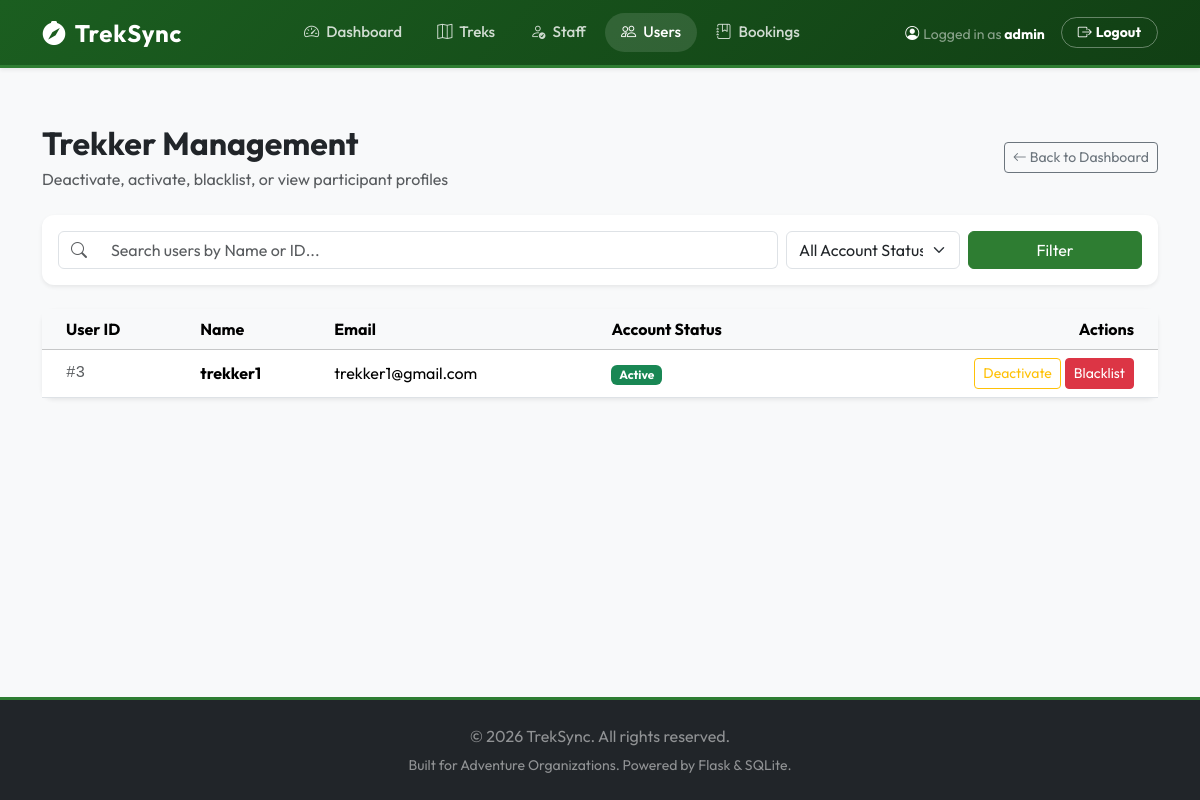
The app's page /admin/users (signed in) with its own data.
### models.py (models this page shows, shortened)
class User(db.Model, UserMixin):
    __tablename__ = 'user'
    id = db.Column(db.Integer, primary_key=True)
    username = db.Column(db.String(80), unique=True, nullable=False)
    email = db.Column(db.String(120), unique=True, nullable=False)
    password_hash = db.Column(db.String(255), nullable=False)
    role = db.Column(db.String(20), nullable=False)  # 'admin', 'staff', 'trekker'
    is_active = db.Column(db.Boolean, default=True)  # Admin can deactivate
    is_blacklisted = db.Column(db.Boolean, default=False)  # Admin can blacklist
    profile = db.relationship('StaffProfile', back_populates='user', uselist=False, cascade="all, delete-orphan")
    bookings = db.relationship('Booking', back_populates='user', cascade="all, delete-orphan")
    assigned_treks = db.relationship('Trek', back_populates='staff', foreign_keys='Trek.staff_id')

### app.py (the view)
@app.route('/admin/users')
@login_required
@admin_required
def admin_users():
    search_query = request.args.get('q', '').strip()
    filter_status = request.args.get('status', '').strip()
    query = User.query.filter_by(role='trekker')
    if search_query:
        if search_query.isdigit():
            query = query.filter((User.username.like(f"%{search_query}%")) | (User.id == int(search_query)))
        else:
            query = query.filter(User.username.like(f"%{search_query}%"))
    if filter_status == 'active':
        query = query.filter(User.is_active == True, User.is_blacklisted == False)
    elif filter_status == 'deactivated':
        query = query.filter(User.is_active == False, User.is_blacklisted == False)
    elif filter_status == 'blacklisted':
        query = query.filter(User.is_blacklisted == True)
    users = query.all()
    return render_template('admin/users.html', users=users, search_query=search_query, filter_status=filter_status)

### app.py (called while the page is built)
@login_manager.user_loader
def load_user(user_id):
    return User.query.get(int(user_id))

def admin_required(f):
    @wraps(f)
    def decorated_function(*args, **kwargs):
        if not current_user.is_authenticated or current_user.role != 'admin':
            flash('Access denied. Admin role required.', 'error')
            return redirect(url_for('home'))
        return f(*args, **kwargs)
    return decorated_function

### templates/admin/users.html (shortened to what this page needs)
{% extends "base.html" %}
{% block content %}
<div class="container">
    <div class="d-flex flex-column flex-md-row justify-content-between align-items-md-center gap-3 mb-4">
        <div>
            <h1 class="h2 fw-bold mb-1">Trekker Management</h1>
            <p class="text-muted mb-0">Deactivate, activate, blacklist, or view participant profiles</p>
        </div>
        <a href="{{ url_for('admin_dashboard') }}" class="btn btn-outline-secondary btn-sm align-self-start align-self-md-center">
            <i class="bi bi-arrow-left"></i> Back to Dashboard
        </a>
    </div>
    <div class="card border-0 shadow-sm mb-4">
        <div class="card-body p-3">
            <form action="{{ url_for('admin_users') }}" method="GET" class="row g-2 align-items-center">
                <div class="col-md-8">
                    <div class="input-group">
                        <span class="input-group-text bg-white"><i class="bi bi-search text-muted"></i></span>
                        <input type="text" name="q" class="form-control border-start-0" placeholder="Search users by Name or ID..." value="{{ search_query }}">
                    </div>
                </div>
                <div class="col-md-2">
                    <select name="status" class="form-select">
                        <option value="">All Account Statuses</option>
                    </select>
                </div>
                <div class="col-md-2">
                    <button type="submit" class="btn btn-success w-100">Filter</button>
                </div>
            </form>
        </div>
    </div>
    <div class="card border-0 shadow-sm">
        <div class="card-body p-0">
            {% if users %}
                <div class="table-responsive">
                    <table class="table table-hover align-middle mb-0">
                        <thead class="table-light">
                            <tr>
                                <th class="ps-4">User ID</th>
                                <th>Name</th>
                                <th>Email</th>
                                <th>Account Status</th>
                                <th class="text-end pe-4">Actions</th>
                            </tr>
                        </thead>
                        <tbody>
                            {% for user in users %}
                                <tr>
                                    <td class="ps-4 font-monospace text-muted">#{{ user.id }}</td>
                                    <td>
                                        <div class="fw-bold">{{ user.username }}</div>
                                    </td>
                                    <td>{{ user.email }}</td>
                                    <td>
                                        {% if user.is_blacklisted %}
                                            <span class="badge bg-danger">Blacklisted</span>
                                        {% elif not user.is_active %}
                                            <span class="badge bg-secondary">Deactivated</span>
                                        {% else %}
                                            <span class="badge bg-success">Active</span>
                                        {% endif %}
                                    </td>
                                    <td class="text-end pe-4">
                                        <div class="d-flex justify-content-end gap-1">
                                            {% if user.is_active and not user.is_blacklisted %}
                                                <form action="{{ url_for('admin_toggle_user_active', user_id=user.id) }}" method="POST" class="d-inline">
                                                    <button type="submit" class="btn btn-sm btn-outline-warning">Deactivate</button>
                                                </form>
                                                <form action="{{ url_for('admin_blacklist_user', user_id=user.id) }}" method="POST" class="d-inline" onsubmit="return confirm('Blacklist this trekker? They will be locked out and cannot log in.');">
                                                    <button type="submit" class="btn btn-sm btn-danger">Blacklist</button>
                                                </form>
                                            {% elif not user.is_active and not user.is_blacklisted %}
                                                <form action="{{ url_for('admin_toggle_user_active', user_id=user.id) }}" method="POST" class="d-inline">
                                                    <button type="submit" class="btn btn-sm btn-success">Activate</button>
                                                </form>
                                            {% else %}
                                                <form action="{{ url_for('admin_unblacklist_user', user_id=user.id) }}" method="POST" class="d-inline">
                                                    <button type="submit" class="btn btn-sm btn-outline-success">Remove Blacklist</button>
                                                </form>
                                            {% endif %}
                                        </div>
                                    </td>
                                </tr>
                            {% endfor %}
                        </tbody>
                    </table>
                </div>
            {% else %}
                <div class="p-5 text-center text-muted">
                    <i class="bi bi-people fs-1 mb-2 d-block"></i>
                    No users found matching the criteria.
                </div>
            {% endif %}
        </div>
    </div>
</div>
{% endblock %}

### templates/base.html (shortened to what this page needs)
<!DOCTYPE html>
<html lang="en">
<head>
    <link href="https://cdn.jsdelivr.net/npm/bootstrap@5.3.2/dist/css/bootstrap.min.css" rel="stylesheet">
    <link href="https://cdn.jsdelivr.net/npm/bootstrap-icons@1.11.1/font/bootstrap-icons.css" rel="stylesheet">
    <link rel="stylesheet" href="{{ url_for('static', filename='css/style.css') }}">
</head>
<body class="bg-light">
    <nav class="navbar navbar-expand-lg navbar-dark navbar-custom shadow-sm">
        <div class="container">
            <a class="navbar-brand d-flex align-items-center" href="{{ url_for('home') }}">
                <i class="bi bi-compass-fill me-2 fs-4 text-white"></i>
                <span class="fw-bold tracking-wide">TrekSync</span>
            </a>
            <div class="collapse navbar-collapse" id="navbarNav">
                <ul class="navbar-nav mx-auto align-items-center">
                    {% if current_user.is_authenticated %}
                        {% if current_user.role == 'admin' %}
                            <li class="nav-item">
                                <a class="nav-link {% if request.path == url_for('admin_dashboard') %}active{% endif %}" href="{{ url_for('admin_dashboard') }}">
                                    <i class="bi bi-speedometer2"></i> Dashboard
                                </a>
                            </li>
                            <li class="nav-item">
                                <a class="nav-link {% if request.path == url_for('admin_treks') %}active{% endif %}" href="{{ url_for('admin_treks') }}">
                                    <i class="bi bi-map"></i> Treks
                                </a>
                            </li>
                            <li class="nav-item">
                                <a class="nav-link {% if request.path == url_for('admin_staff') %}active{% endif %}" href="{{ url_for('admin_staff') }}">
                                    <i class="bi bi-person-check"></i> Staff
                                </a>
                            </li>
                            <li class="nav-item">
                                <a class="nav-link {% if request.path == url_for('admin_users') %}active{% endif %}" href="{{ url_for('admin_users') }}">
                                    <i class="bi bi-people"></i> Users
                                </a>
                            </li>
                            <li class="nav-item">
                                <a class="nav-link {% if request.path == url_for('admin_bookings') %}active{% endif %}" href="{{ url_for('admin_bookings') }}">
                                    <i class="bi bi-journal-bookmark"></i> Bookings
                                </a>
                            </li>
                        {% endif %}
                    {% else %}
                        <li class="nav-item">
                            <a class="nav-link {% if request.path == url_for('home') %}active{% endif %}" href="{{ url_for('home') }}">Home</a>
                        </li>
                    {% endif %}
                </ul>
                <ul class="navbar-nav align-items-center">
                    {% if current_user.is_authenticated %}
                        <li class="nav-item me-3 d-none d-lg-block">
                            <span class="text-white-50 small">
                                <i class="bi bi-person-circle text-white me-1"></i>Logged in as <strong class="text-white">{{ current_user.username }}</strong>
                            </span>
                        </li>
                        <li class="nav-item">
                            <a class="btn btn-logout btn-sm px-3 rounded-pill fw-bold" href="{{ url_for('logout') }}">
                                <i class="bi bi-box-arrow-right me-1"></i>Logout
                            </a>
                        </li>
                    {% endif %}
                </ul>
            </div>
        </div>
    </nav>
    <main class="py-4">
        {% block content %}{% endblock %}
    </main>
    <footer class="footer bg-dark text-white-50 py-4 mt-auto">
        <div class="container text-center">
            <p class="mb-1">&copy; 2026 TrekSync. All rights reserved.</p>
            <small>Built for Adventure Organizations. Powered by Flask & SQLite.</small>
        </div>
    </footer>
</body>
</html>

### static/css/style.css (style rules this page uses)
:root { --primary-color: #2e7d32; --primary-dark: #1b5e20; --primary-light: #e8f5e9; --accent-color: #f57c00; --dark-bg: #121212; --card-shadow: 0 4px 20px rgba(0, 0, 0, 0.05); --card-shadow-hover: 0 8px 30px rgba(0, 0, 0, 0.12); }
body { font-family: 'Outfit', sans-serif; background-color: #f8f9fa; display: flex; flex-direction: column; min-height: 100vh; }
h1, h2, h3, h4, h5, h6 { font-weight: 700; color: #212529; }
.navbar-custom { background: linear-gradient(135deg, #1b5e20 0%, #113f14 100%) !important; box-shadow: 0 4px 15px rgba(0, 0, 0, 0.15); border-bottom: 3px solid #2e7d32; padding: 0.6rem 1.5rem; }
.navbar-custom .navbar-brand { font-size: 1.5rem; font-weight: 800; letter-spacing: 0.8px; color: #ffffff !important; }
.navbar-custom .nav-link { color: rgba(255, 255, 255, 0.8) !important; font-weight: 500; font-size: 0.95rem; padding: 0.5rem 1rem !important; border-radius: 20px; margin: 0 0.1rem; transition: all 0.2s ease-in-out; }
.navbar-custom .nav-link:hover, .navbar-custom .nav-link.active { color: #ffffff !important; background-color: rgba(255, 255, 255, 0.12); }
.navbar-custom .nav-link i { margin-right: 4px; }
.navbar-custom .btn-logout { border: 1px solid rgba(255, 255, 255, 0.35); color: #ffffff; background: transparent; transition: all 0.25s ease; }
.btn-success { background-color: var(--primary-color); border-color: var(--primary-color); transition: all 0.3s ease; }
.card { border: none; border-radius: 12px; box-shadow: var(--card-shadow); transition: transform 0.3s ease, box-shadow 0.3s ease; }
.footer { border-top: 3px solid var(--primary-color); }

### records on screen
User: username "admin"
User: id "3", username "trekker1", email "trekker1@gmail.com", is_blacklisted "Active"
